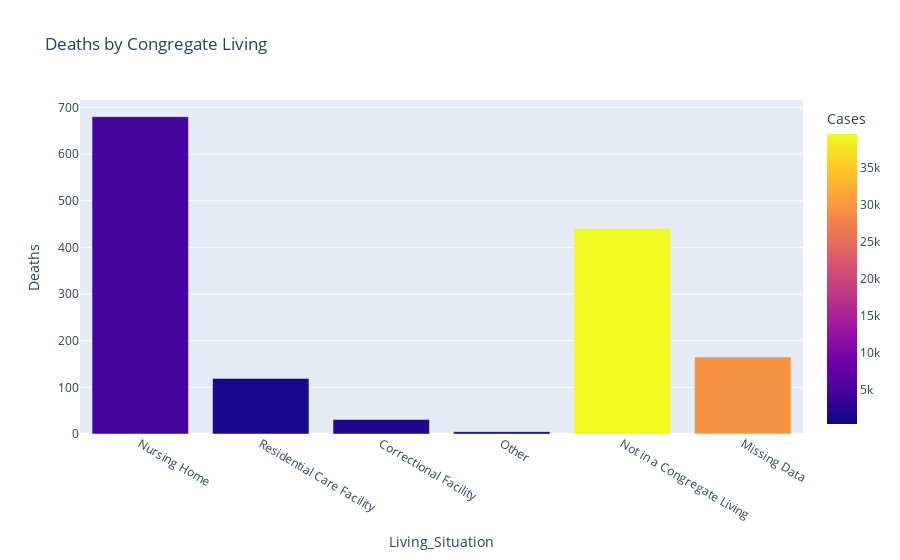

The cell this chart's notebook holds for it:
### Code cell
fig = px.bar(df.reset_index(), x='Living_Situation',y = 'Deaths', color = 'Cases', title='Deaths by Congregate Living')
fig.show()
# pio.write_html(fig, file='Deaths_by_CLS.html', auto_open=True)

### Figure 1 — Plotly figure (JSON) as saved in the notebook; plotly's stock layout.template omitted (floating-point values rounded to 4 significant figures)
{"data": [{"alignmentgroup": "True", "hovertemplate": "Living_Situation=%{x}<br>Deaths=%{y}<br>Cases=%{marker.color}<extra></extra>", "legendgroup": "", "marker": {"color": [4667, 1362, 1764, 413, 39625, 29479], "coloraxis": "coloraxis"}, "name": "", "offsetgroup": "", "orientation": "v", "showlegend": false, "textposition": "auto", "type": "bar", "x": ["Nursing Home", "Residential Care Facility", "Correctional Facility", "Other", "Not in a Congregate Living", "Missing Data"], "xaxis": "x", "y": [680, 119, 31, 5, 441, 165], "yaxis": "y"}], "layout": {"autosize": true, "barmode": "relative", "coloraxis": {"colorbar": {"title": {"text": "Cases"}}, "colorscale": [[0, "#0d0887"], [0.1111, "#46039f"], [0.2222, "#7201a8"], [0.3333, "#9c179e"], [0.4444, "#bd3786"], [0.5556, "#d8576b"], [0.6667, "#ed7953"], [0.7778, "#fb9f3a"], [0.8889, "#fdca26"], [1, "#f0f921"]]}, "legend": {"tracegroupgap": 0}, "title": {"text": "Deaths by Congregate Living"}, "xaxis": {"anchor": "y", "autorange": true, "domain": [0, 1], "range": [-0.5, 5.5], "title": {"text": "Living_Situation"}, "type": "category"}, "yaxis": {"anchor": "x", "autorange": true, "domain": [0, 1], "range": [0, 715.8], "title": {"text": "Deaths"}, "type": "linear"}}}
